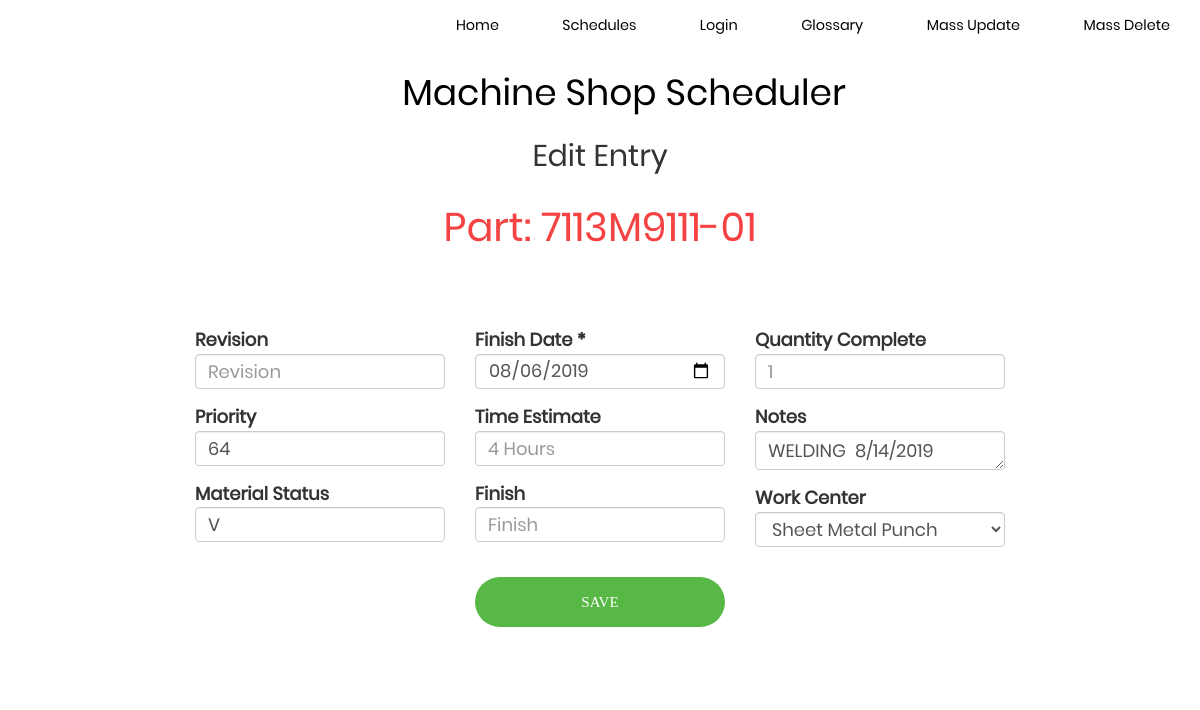
/item/9, run on an earlier commit of the app's database.
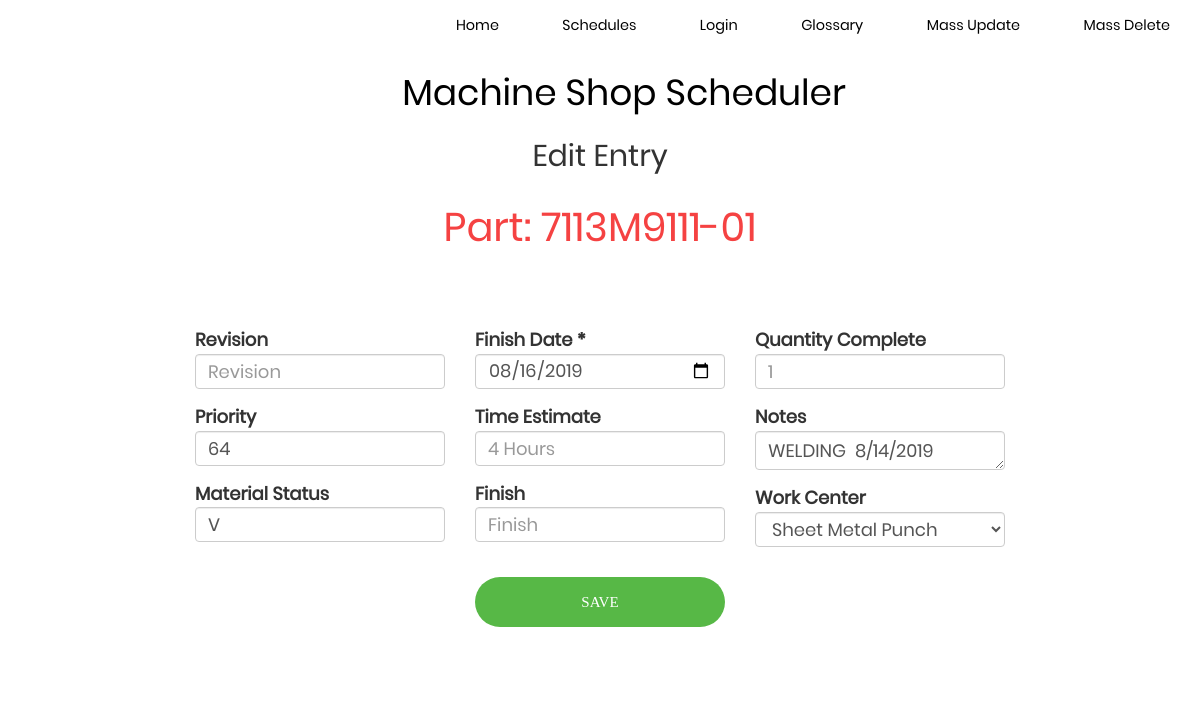
And on a later commit of the database.
### models.py (models this page shows, shortened)
class Schedule(db.Model):
    __tablename__ = "schedule"
    id = db.Column(db.Integer, primary_key=True)
    due_date = db.Column(db.Date)
    part_number = db.Column(db.String)
    part_description = db.Column(db.String)
    job_number = db.Column(db.Integer)
    work_number = db.Column(db.String)
    part_quantity = db.Column(db.Integer)
    part_location = db.Column(db.String)
    entry_time = db.Column(db.String)
    entry_date = db.Column(db.Date)
    employee_id = db.Column(db.String)
    comments = db.Column(db.String)
    revision = db.Column(db.String)
    material_status = db.Column(db.String)
    machine_center = db.Column(db.String)
    original_estimated_time = db.Column(db.String)
    quantity_complete = db.Column(db.String)
    actual_time = db.Column(db.String)
    archived = db.Column(db.Boolean)
    priority = db.Column(db.Integer)
    finish = db.Column(db.String)
    pdf = db.Column(db.String)
    location_deleted = db.Column(db.String)
    date_deleted = db.Column(db.Date)

### main.py (the view, shortened to what this page needs)
@app.route('/item/<int:id>', methods=['GET', 'POST'])
def edit(id):
    if 'schedules' in request.headers.get('Referer'):
        referer = request.headers.get('Referer')
        referrers.clear()
        referrers.append(referer)
    qry = db_session.query(Schedule).filter(Schedule.id == id)
    entry = qry.first()
    form = SchedulerDataEntryForm(formdata=request.form, obj=entry)
    form.work_center.data = entry.machine_center
    flash('Part: ' + entry.part_number)
    return render_template('edit.html', form=form)

### forms.py
class SchedulerDataEntryForm(Form):
    due_date = StringField('Finish Date *')
    employee_id = StringField('Employee')
    part_number = StringField('Barcode *')
    comments = TextAreaField('Notes', render_kw={"rows": 1, "cols": 20})
    revision = StringField('Revision')
    original_estimated_time = StringField('Time Estimate')
    quantity_complete = StringField('Quantity Complete')
    priority = StringField('Priority')
    material_status = StringField('Material Status')
    finish = StringField('Finish')
    work_center = SelectField(choices=[('NONE', 'NONE'), ('CNCP', 'CNC Programming'), ('LASR', 'Laser Etching'), ('MNUL', 'Manual Machining'), ('MS', 'Machine Shop Gen.'),
                                       ('MSO', 'Machine Shop Office'), ('NLLG', 'CNC Lathe - Large'), ('NLMD', 'CNC Lathe - Small/Med.'), ('NMLG', 'CNC Mill - Large'),
                                       ('NMSM', 'CNC Mill - Small/Med.'), ('PNT', 'Powder Coating'), ('SAWS', 'All Saws'), ('SMBK', 'Sheet Metal Brake'),
                                       ('SMPC', 'Sheet Metal Punch'), ('WELD', 'Welding')])

### Templates/edit.html (shortened to what this page needs)
<!DOCTYPE html>
<html>
<head>
  <link rel="stylesheet" href="../static/css/bootstrap.min.css">
  <link rel="stylesheet" type="text/css" href="../static/css/styles.css">
  <link rel="stylesheet" type="text/css" href="../static/css/main.css">
</head>
<header>
  <nav>
    <ul>
      <li><a href="{{url_for('index')}}">Home</a></li>
      <li><a href="{{url_for('schedules')}}">Schedules</a></li>
      <li><a href="{{url_for('login')}}">Login</a></li>
      <li><a href="static/Glossary.pdf">Glossary</a></li>
      <li><a href="{{url_for('update')}}">Mass Update</a></li>
      <li><a href="{{url_for('mass_delete')}}">Mass Delete</a></li>
    </ul>
  </nav>
</header>
<body>
  <h1>Machine Shop Scheduler</h1><br /><br /><br />
  <h2>Edit Entry</h2>
  {% with messages = get_flashed_messages() %}
  {% if messages %}
  {% for message in messages %}
  <div class="alert" role="alert">
    {{message}}
  </div>
  {% endfor %}
  {% endif %}
  {% endwith %}
  <div class="container-entry edit">
    {%from "_formhelpers.html" import render_field %}
    <form method=post>
      <div class="wrap-entry">
        <div class="row">
          <div class="col-xs-4">
            <dl>
              {{ render_field(form.revision, class="form-control", maxlength="10", placeholder="Revision") }}
              {{ render_field(form.priority, oninput="javascript: if (this.value.length > 2) this.value = this.value.slice(0, 2);", type='number', class="form-control", maxlength="2", placeholder="00") }}
              {{ render_field(form.material_status, class='form-control', placeholder='Status') }}
            </dl>
          </div>
          <div class="col-xs-4">
            <dl>
              {{ render_field(form.due_date, type="date", class="form-control", maxlength="25", placeholder="2019-05-02") }}
              {{ render_field(form.original_estimated_time, type='number', class="form-control", maxlength="20", placeholder="4 Hours", step=".1") }}
              {{ render_field(form.finish, class='form-control', maxlength='20', placeholder='Finish') }}
              <div class="container-login100-form-btn">
                <button class="login100-form-btn">
                  Save
                </button>
              </div>
            </dl>
          </div>
          <div class="col-xs-4">
            <dl>
              {{ render_field(form.quantity_complete, type="number", class="form-control", maxlength="20", placeholder="1") }}
              {{ render_field(form.comments, class="form-control", maxlength="150", placeholder="Max length - 150 characters") }}
              {{ render_field(form.work_center, class="form-control") }}
            </dl>
          </div>
        </div>
      </div>
    </form>
</body>
</html>

### Templates/_formhelpers.html (shortened to what this page needs)
{% macro render_field(field) %}
    <dt>{{ field.label }}
    <dd>{{ field(**kwargs)|safe }}
    </dd>
{% endmacro %}

### Static/css/styles.css (style rules this page uses)
html, body { background-color: white; font-family: Poppins-Regular, sans-serif; }
header { width: 100%; height: 60px; background-color: white; }
a, .accordion:hover { cursor: url("../images/fatbugslink.png"), default; }
h1 { position: absolute; padding: 3px; float:left; margin-left: 2%; margin-top: 10px; color: black; }
ul { width: auto; float: right; margin-top: 8px; }
li { display: inline-block; padding: 15px 30px; }
nav a, nav a:active, nav a:visited,nav a:focus { text-align: center; color: black; font-size: 1.2vw; text-decoration: none; }
.form-control { margin-top: -4px; margin-bottom: 15px; height: 35px; width: 250px; font-size: large; }
dt { font-size: large; }
.alert { font-size: 40px; text-align: center; color: #f54242; }

### Static/css/main.css (style rules this page uses)
* { margin: 0px; padding: 0px; box-sizing: border-box; }
body, html { height: 100%; font-family: Poppins-Regular, sans-serif; }
h1,h2,h3,h4,h5,h6 { text-align: center; width: 100%; }
ul, li { margin: 0px; list-style-type: none; }
input { outline: none; border: none; }
textarea { outline: none; border: none; }
button { outline: none !important; border: none; background: transparent; }
.container-entry { width: 100%; float: top; display: -webkit-box; display: -webkit-flex; display: -moz-box; display: -ms-flexbox; justify-content: center; align-items: center; padding: 150px; background: white; }
.edit { padding: 15px; }
.wrap-entry { width: 900px; background: #fff; border-radius: 10px; overflow: hidden; display: -webkit-box; display: -webkit-flex; display: -moz-box; display: -ms-flexbox; display: flex; flex-wrap: wrap; justify-content: center; padding: 20px 0px; }
.container-login100-form-btn { width: 100%; display: -webkit-box; display: -webkit-flex; display: -moz-box; display: -ms-flexbox; display: flex; flex-wrap: wrap; justify-content: center; padding-top: 20px; }
.login100-form-btn { font-family: Montserrat-Bold; font-size: 15px; line-height: 1.5; color: #fff; text-transform: uppercase; width: 100%; height: 50px; border-radius: 25px; background: #57b846; display: -webkit-box; display: -webkit-flex; display: -moz-box; display: -ms-flexbox; display: flex; justify-content: center; align-items: center; padding: 0 25px; -webkit-transition: all 0.4s; -o-transition: all 0.4s; -moz-transition: all 0.4s; transition: all 0.4s; }

### Templates/edit.html (style rules this page uses)
html { cursor: url("static/images/fatbugs.png"), default; }

What changed in the data, as far as the page shows it:
changed Schedule: due_date "08/06/2019" → "08/16/2019"
